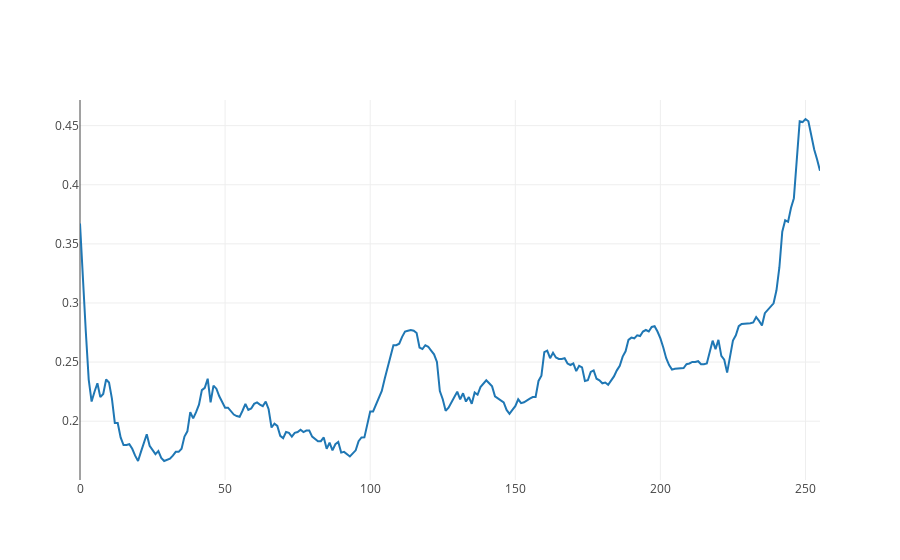

Write notebook code for a chart like this one.
### Code cell
batchSize, timeStep = 16, 16

data = DataLoader('./klineHistory/1min/')
data.readData(batchSize, timeStep)
data.separateTestBatch(0.1)
# tmp = np.reshape(data.getTestData(), (data.testBatchNum * data.batchSize * data.timeStep, 2))
true = np.reshape(data.getNextTrainBatch()[1], (data.batchSize * data.timeStep, 1))
tmpTrue = true[0 : 512]
# line1 = go.Candlestick(
#     x = np.array(range(len(tmpTrue))),
#     open=tmpTrue[:, 0],
#     high=tmpTrue[:, 0],
#     low=tmpTrue[:, 1],
#     close=tmpTrue[:, 1]
# )

# tmpPredict = predict[0 : 512, :]
# line2 = go.Candlestick(
#     x = np.array(range(len(tmpPredict))),
#     open=tmpPredict[:, 0],
#     high=tmpPredict[:, 0],
#     low=tmpPredict[:, 1],
#     close=tmpPredict[:, 1],
#     increasing=dict(line=dict(color= '#17BECF')),
#     decreasing=dict(line=dict(color= '#7F7F7F')),
#     opacity=0.4,
# )

# fig = go.Figure(data=[line1, line2])
# fig = go.Figure(data=[line1])

line1 = go.Scatter(
    x = np.array(range(len(tmpTrue))),
    y = np.reshape(tmpTrue, (len(tmpTrue))),
    mode = 'lines'
)

# predict = predict[0 : 512]
# line2 = go.Scatter(
#     x = np.array(range(len(predict))),
#     y = np.reshape(predict, (len(predict))),
#     mode = 'lines'
# )

fig = go.Figure(data=[line1])
py.offline.iplot(fig)

### Figure 1 — Plotly figure (JSON) as saved in the notebook; plotly's stock layout.template omitted (floating-point values rounded to 4 significant figures; data arrays with more than 128 entries replaced by an {"elided": "..."} marker saying what was removed)
{"data": [{"mode": "lines", "type": "scatter", "x": {"elided": "256 int values"}, "y": {"elided": "256 float values"}}], "layout": {}}
